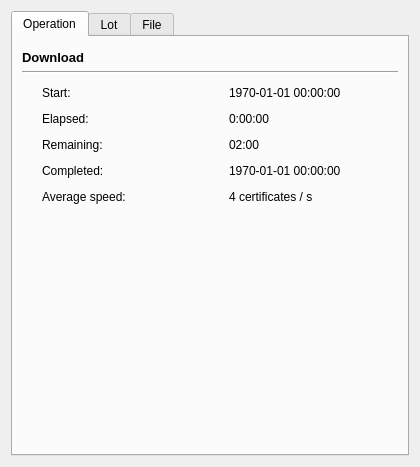
<?xml version="1.0" encoding="UTF-8"?>
<ui version="4.0">
 <class>DownloadDetails</class>
 <widget class="QWidget" name="DownloadDetails">
  <property name="geometry">
   <rect>
    <x>0</x>
    <y>0</y>
    <width>420</width>
    <height>467</height>
   </rect>
  </property>
  <property name="sizePolicy">
   <sizepolicy hsizetype="Fixed" vsizetype="Fixed">
    <horstretch>0</horstretch>
    <verstretch>0</verstretch>
   </sizepolicy>
  </property>
  <property name="windowTitle">
   <string>Details</string>
  </property>
  <layout class="QVBoxLayout" name="verticalLayout_3">
   <item>
    <widget class="QTabWidget" name="tab_widget">
     <property name="currentIndex">
      <number>0</number>
     </property>
     <widget class="QWidget" name="operation_tab">
      <attribute name="title">
       <string>Operation</string>
      </attribute>
      <layout class="QVBoxLayout" name="verticalLayout">
       <item>
        <spacer name="verticalSpacer_3">
         <property name="orientation">
          <enum>Qt::Vertical</enum>
         </property>
         <property name="sizeType">
          <enum>QSizePolicy::Fixed</enum>
         </property>
         <property name="sizeHint" stdset="0">
          <size>
           <width>0</width>
           <height>4</height>
          </size>
         </property>
        </spacer>
       </item>
       <item alignment="Qt::AlignTop">
        <widget class="QLabel" name="download_sec">
         <property name="font">
          <font>
           <pointsize>10</pointsize>
           <weight>75</weight>
           <bold>true</bold>
          </font>
         </property>
         <property name="text">
          <string>Download</string>
         </property>
         <property name="textInteractionFlags">
          <set>Qt::NoTextInteraction</set>
         </property>
        </widget>
       </item>
       <item alignment="Qt::AlignTop">
        <widget class="Line" name="line">
         <property name="orientation">
          <enum>Qt::Horizontal</enum>
         </property>
        </widget>
       </item>
       <item>
        <spacer name="verticalSpacer_2">
         <property name="orientation">
          <enum>Qt::Vertical</enum>
         </property>
         <property name="sizeType">
          <enum>QSizePolicy::Fixed</enum>
         </property>
         <property name="sizeHint" stdset="0">
          <size>
           <width>0</width>
           <height>6</height>
          </size>
         </property>
        </spacer>
       </item>
       <item>
        <layout class="QGridLayout" name="time_grid">
         <property name="leftMargin">
          <number>20</number>
         </property>
         <property name="horizontalSpacing">
          <number>18</number>
         </property>
         <property name="verticalSpacing">
          <number>12</number>
         </property>
         <item row="2" column="0">
          <widget class="QLabel" name="remaining_time_desc">
           <property name="text">
            <string>Remaining:</string>
           </property>
           <property name="textInteractionFlags">
            <set>Qt::LinksAccessibleByMouse|Qt::TextSelectableByMouse</set>
           </property>
          </widget>
         </item>
         <item row="1" column="1">
          <widget class="QLabel" name="elapsed_time">
           <property name="text">
            <string notr="true">0:00:00</string>
           </property>
           <property name="textInteractionFlags">
            <set>Qt::LinksAccessibleByMouse|Qt::TextSelectableByKeyboard|Qt::TextSelectableByMouse</set>
           </property>
          </widget>
         </item>
         <item row="2" column="1">
          <widget class="QLabel" name="remaining_time">
           <property name="text">
            <string>02:00</string>
           </property>
           <property name="textInteractionFlags">
            <set>Qt::LinksAccessibleByMouse|Qt::TextSelectableByKeyboard|Qt::TextSelectableByMouse</set>
           </property>
          </widget>
         </item>
         <item row="3" column="0">
          <widget class="QLabel" name="completion_time_desc">
           <property name="text">
            <string>Completed:</string>
           </property>
           <property name="textInteractionFlags">
            <set>Qt::LinksAccessibleByMouse|Qt::TextSelectableByMouse</set>
           </property>
          </widget>
         </item>
         <item row="0" column="1">
          <widget class="QLabel" name="start_time">
           <property name="text">
            <string notr="true">1970-01-01 00:00:00</string>
           </property>
           <property name="textInteractionFlags">
            <set>Qt::LinksAccessibleByMouse|Qt::TextSelectableByKeyboard|Qt::TextSelectableByMouse</set>
           </property>
          </widget>
         </item>
         <item row="1" column="0">
          <widget class="QLabel" name="elapsed_time_desc">
           <property name="text">
            <string>Elapsed:</string>
           </property>
           <property name="textInteractionFlags">
            <set>Qt::LinksAccessibleByMouse|Qt::TextSelectableByMouse</set>
           </property>
          </widget>
         </item>
         <item row="3" column="1">
          <widget class="QLabel" name="completion_time">
           <property name="text">
            <string>1970-01-01 00:00:00</string>
           </property>
           <property name="textInteractionFlags">
            <set>Qt::LinksAccessibleByMouse|Qt::TextSelectableByKeyboard|Qt::TextSelectableByMouse</set>
           </property>
          </widget>
         </item>
         <item row="0" column="0">
          <widget class="QLabel" name="start_time_desc">
           <property name="text">
            <string>Start:</string>
           </property>
           <property name="textInteractionFlags">
            <set>Qt::LinksAccessibleByMouse|Qt::TextSelectableByMouse</set>
           </property>
          </widget>
         </item>
         <item row="4" column="0">
          <widget class="QLabel" name="speed_desc">
           <property name="text">
            <string>Average speed:</string>
           </property>
           <property name="textInteractionFlags">
            <set>Qt::LinksAccessibleByMouse|Qt::TextSelectableByMouse</set>
           </property>
          </widget>
         </item>
         <item row="4" column="1">
          <widget class="QLabel" name="speed">
           <property name="text">
            <string>4 certificates / s</string>
           </property>
           <property name="textInteractionFlags">
            <set>Qt::LinksAccessibleByMouse|Qt::TextSelectableByKeyboard|Qt::TextSelectableByMouse</set>
           </property>
          </widget>
         </item>
        </layout>
       </item>
       <item>
        <spacer name="verticalSpacer">
         <property name="orientation">
          <enum>Qt::Vertical</enum>
         </property>
         <property name="sizeType">
          <enum>QSizePolicy::Expanding</enum>
         </property>
         <property name="sizeHint" stdset="0">
          <size>
           <width>0</width>
           <height>200</height>
          </size>
         </property>
        </spacer>
       </item>
      </layout>
     </widget>
     <widget class="QWidget" name="batch_tab">
      <attribute name="title">
       <string>Lot</string>
      </attribute>
      <layout class="QVBoxLayout" name="verticalLayout_2">
       <item>
        <spacer name="verticalSpacer_4">
         <property name="orientation">
          <enum>Qt::Vertical</enum>
         </property>
         <property name="sizeType">
          <enum>QSizePolicy::Fixed</enum>
         </property>
         <property name="sizeHint" stdset="0">
          <size>
           <width>0</width>
           <height>4</height>
          </size>
         </property>
        </spacer>
       </item>
       <item alignment="Qt::AlignTop">
        <widget class="QLabel" name="record_sec">
         <property name="font">
          <font>
           <weight>75</weight>
           <bold>true</bold>
          </font>
         </property>
         <property name="text">
          <string>Certificates</string>
         </property>
         <property name="textInteractionFlags">
          <set>Qt::NoTextInteraction</set>
         </property>
        </widget>
       </item>
       <item>
        <widget class="Line" name="line_2">
         <property name="orientation">
          <enum>Qt::Horizontal</enum>
         </property>
        </widget>
       </item>
       <item>
        <spacer name="verticalSpacer_5">
         <property name="orientation">
          <enum>Qt::Vertical</enum>
         </property>
         <property name="sizeType">
          <enum>QSizePolicy::Fixed</enum>
         </property>
         <property name="sizeHint" stdset="0">
          <size>
           <width>0</width>
           <height>6</height>
          </size>
         </property>
        </spacer>
       </item>
       <item>
        <layout class="QGridLayout" name="batch_grid">
         <property name="leftMargin">
          <number>20</number>
         </property>
         <property name="rightMargin">
          <number>0</number>
         </property>
         <property name="horizontalSpacing">
          <number>18</number>
         </property>
         <property name="verticalSpacing">
          <number>12</number>
         </property>
         <item row="4" column="0" colspan="2">
          <spacer name="verticalSpacer_12">
           <property name="orientation">
            <enum>Qt::Vertical</enum>
           </property>
           <property name="sizeType">
            <enum>QSizePolicy::Fixed</enum>
           </property>
           <property name="sizeHint" stdset="0">
            <size>
             <width>0</width>
             <height>10</height>
            </size>
           </property>
          </spacer>
         </item>
         <item row="1" column="0">
          <widget class="QLabel" name="downloaded_desc">
           <property name="text">
            <string>Downloaded:</string>
           </property>
           <property name="textInteractionFlags">
            <set>Qt::LinksAccessibleByMouse|Qt::TextSelectableByMouse</set>
           </property>
          </widget>
         </item>
         <item row="1" column="1">
          <widget class="QLabel" name="downloaded">
           <property name="text">
            <string>0/0</string>
           </property>
           <property name="textInteractionFlags">
            <set>Qt::LinksAccessibleByMouse|Qt::TextSelectableByKeyboard|Qt::TextSelectableByMouse</set>
           </property>
          </widget>
         </item>
         <item row="3" column="0">
          <widget class="QLabel" name="failed_desc">
           <property name="text">
            <string>Failed:</string>
           </property>
           <property name="textInteractionFlags">
            <set>Qt::LinksAccessibleByMouse|Qt::TextSelectableByMouse</set>
           </property>
          </widget>
         </item>
         <item row="3" column="1">
          <widget class="QLabel" name="failed">
           <property name="text">
            <string>0/0</string>
           </property>
           <property name="textInteractionFlags">
            <set>Qt::LinksAccessibleByMouse|Qt::TextSelectableByKeyboard|Qt::TextSelectableByMouse</set>
           </property>
          </widget>
         </item>
         <item row="2" column="1">
          <widget class="QLabel" name="not_found">
           <property name="text">
            <string>0/0</string>
           </property>
           <property name="textInteractionFlags">
            <set>Qt::LinksAccessibleByMouse|Qt::TextSelectableByKeyboard|Qt::TextSelectableByMouse</set>
           </property>
          </widget>
         </item>
         <item row="2" column="0">
          <widget class="QLabel" name="not_found_desc">
           <property name="text">
            <string>Non-existen:</string>
           </property>
           <property name="textInteractionFlags">
            <set>Qt::LinksAccessibleByMouse|Qt::TextSelectableByMouse</set>
           </property>
          </widget>
         </item>
         <item row="5" column="0" colspan="2">
          <widget class="QPlainTextEdit" name="download_log">
           <property name="sizePolicy">
            <sizepolicy hsizetype="Fixed" vsizetype="Expanding">
             <horstretch>0</horstretch>
             <verstretch>0</verstretch>
            </sizepolicy>
           </property>
           <property name="maximumSize">
            <size>
             <width>350</width>
             <height>16777215</height>
            </size>
           </property>
           <property name="styleSheet">
            <string notr="true"/>
           </property>
           <property name="frameShadow">
            <enum>QFrame::Plain</enum>
           </property>
           <property name="undoRedoEnabled">
            <bool>false</bool>
           </property>
           <property name="readOnly">
            <bool>true</bool>
           </property>
           <property name="textInteractionFlags">
            <set>Qt::TextSelectableByKeyboard|Qt::TextSelectableByMouse</set>
           </property>
           <property name="backgroundVisible">
            <bool>false</bool>
           </property>
          </widget>
         </item>
         <item row="0" column="0">
          <widget class="QLabel" name="total_desc">
           <property name="text">
            <string>Processed:</string>
           </property>
          </widget>
         </item>
         <item row="0" column="1">
          <widget class="QLabel" name="fetched">
           <property name="text">
            <string>0/0</string>
           </property>
          </widget>
         </item>
        </layout>
       </item>
       <item>
        <spacer name="verticalSpacer_6">
         <property name="orientation">
          <enum>Qt::Vertical</enum>
         </property>
         <property name="sizeType">
          <enum>QSizePolicy::Expanding</enum>
         </property>
         <property name="sizeHint" stdset="0">
          <size>
           <width>0</width>
           <height>0</height>
          </size>
         </property>
        </spacer>
       </item>
      </layout>
     </widget>
     <widget class="QWidget" name="file_tab">
      <attribute name="title">
       <string>File</string>
      </attribute>
      <layout class="QVBoxLayout" name="verticalLayout_4">
       <item>
        <spacer name="verticalSpacer_7">
         <property name="orientation">
          <enum>Qt::Vertical</enum>
         </property>
         <property name="sizeType">
          <enum>QSizePolicy::Fixed</enum>
         </property>
         <property name="sizeHint" stdset="0">
          <size>
           <width>0</width>
           <height>4</height>
          </size>
         </property>
        </spacer>
       </item>
       <item alignment="Qt::AlignTop">
        <widget class="QLabel" name="label">
         <property name="font">
          <font>
           <weight>75</weight>
           <bold>true</bold>
          </font>
         </property>
         <property name="text">
          <string>Properties</string>
         </property>
         <property name="textInteractionFlags">
          <set>Qt::NoTextInteraction</set>
         </property>
        </widget>
       </item>
       <item>
        <widget class="Line" name="line_3">
         <property name="orientation">
          <enum>Qt::Horizontal</enum>
         </property>
        </widget>
       </item>
       <item>
        <spacer name="verticalSpacer_9">
         <property name="orientation">
          <enum>Qt::Vertical</enum>
         </property>
         <property name="sizeType">
          <enum>QSizePolicy::Fixed</enum>
         </property>
         <property name="sizeHint" stdset="0">
          <size>
           <width>0</width>
           <height>6</height>
          </size>
         </property>
        </spacer>
       </item>
       <item>
        <layout class="QGridLayout" name="file_grid" columnminimumwidth="100,0">
         <property name="leftMargin">
          <number>20</number>
         </property>
         <property name="horizontalSpacing">
          <number>18</number>
         </property>
         <property name="verticalSpacing">
          <number>12</number>
         </property>
         <item row="2" column="0">
          <widget class="QLabel" name="location_desc">
           <property name="text">
            <string>Location:</string>
           </property>
           <property name="textInteractionFlags">
            <set>Qt::LinksAccessibleByMouse|Qt::TextSelectableByMouse</set>
           </property>
          </widget>
         </item>
         <item row="1" column="0">
          <widget class="QLabel" name="filename_desc">
           <property name="text">
            <string>File name:</string>
           </property>
           <property name="textInteractionFlags">
            <set>Qt::LinksAccessibleByMouse|Qt::TextSelectableByMouse</set>
           </property>
          </widget>
         </item>
         <item row="1" column="1">
          <widget class="QLabel" name="filename">
           <property name="text">
            <string>certificate_data_000.json</string>
           </property>
           <property name="wordWrap">
            <bool>true</bool>
           </property>
           <property name="textInteractionFlags">
            <set>Qt::LinksAccessibleByMouse|Qt::TextSelectableByKeyboard|Qt::TextSelectableByMouse</set>
           </property>
          </widget>
         </item>
         <item row="2" column="1">
          <widget class="QLabel" name="location">
           <property name="text">
            <string>/home/DavidMQ/</string>
           </property>
           <property name="wordWrap">
            <bool>true</bool>
           </property>
           <property name="textInteractionFlags">
            <set>Qt::LinksAccessibleByMouse|Qt::TextSelectableByKeyboard|Qt::TextSelectableByMouse</set>
           </property>
          </widget>
         </item>
         <item row="3" column="0">
          <widget class="QLabel" name="size_desc">
           <property name="text">
            <string>Size:</string>
           </property>
           <property name="textInteractionFlags">
            <set>Qt::LinksAccessibleByMouse|Qt::TextSelectableByMouse</set>
           </property>
          </widget>
         </item>
         <item row="3" column="1">
          <widget class="QLabel" name="size">
           <property name="text">
            <string>160 KiB</string>
           </property>
           <property name="textInteractionFlags">
            <set>Qt::LinksAccessibleByMouse|Qt::TextSelectableByKeyboard|Qt::TextSelectableByMouse</set>
           </property>
          </widget>
         </item>
        </layout>
       </item>
       <item>
        <spacer name="verticalSpacer_11">
         <property name="orientation">
          <enum>Qt::Vertical</enum>
         </property>
         <property name="sizeType">
          <enum>QSizePolicy::Fixed</enum>
         </property>
         <property name="sizeHint" stdset="0">
          <size>
           <width>0</width>
           <height>18</height>
          </size>
         </property>
        </spacer>
       </item>
       <item alignment="Qt::AlignTop">
        <widget class="QLabel" name="label_2">
         <property name="font">
          <font>
           <weight>75</weight>
           <bold>true</bold>
          </font>
         </property>
         <property name="text">
          <string>Integrity</string>
         </property>
         <property name="textInteractionFlags">
          <set>Qt::NoTextInteraction</set>
         </property>
        </widget>
       </item>
       <item>
        <widget class="Line" name="line_4">
         <property name="orientation">
          <enum>Qt::Horizontal</enum>
         </property>
        </widget>
       </item>
       <item>
        <spacer name="verticalSpacer_10">
         <property name="orientation">
          <enum>Qt::Vertical</enum>
         </property>
         <property name="sizeType">
          <enum>QSizePolicy::Fixed</enum>
         </property>
         <property name="sizeHint" stdset="0">
          <size>
           <width>0</width>
           <height>6</height>
          </size>
         </property>
        </spacer>
       </item>
       <item>
        <layout class="QGridLayout" name="checksum_grid" rowminimumheight="40,0">
         <property name="sizeConstraint">
          <enum>QLayout::SetFixedSize</enum>
         </property>
         <property name="leftMargin">
          <number>20</number>
         </property>
         <property name="horizontalSpacing">
          <number>18</number>
         </property>
         <property name="verticalSpacing">
          <number>12</number>
         </property>
         <item row="0" column="0">
          <widget class="QLabel" name="sha_desc">
           <property name="sizePolicy">
            <sizepolicy hsizetype="Fixed" vsizetype="Fixed">
             <horstretch>0</horstretch>
             <verstretch>0</verstretch>
            </sizepolicy>
           </property>
           <property name="text">
            <string>SHA-1:</string>
           </property>
           <property name="textInteractionFlags">
            <set>Qt::LinksAccessibleByMouse|Qt::TextSelectableByMouse</set>
           </property>
          </widget>
         </item>
         <item row="0" column="1">
          <widget class="QLabel" name="sha_one">
           <property name="text">
            <string>fd1286353570c5703799ba76999323b7c7447b06</string>
           </property>
           <property name="alignment">
            <set>Qt::AlignLeading|Qt::AlignLeft|Qt::AlignVCenter</set>
           </property>
           <property name="wordWrap">
            <bool>true</bool>
           </property>
           <property name="textInteractionFlags">
            <set>Qt::LinksAccessibleByMouse|Qt::TextSelectableByKeyboard|Qt::TextSelectableByMouse</set>
           </property>
          </widget>
         </item>
         <item row="1" column="0">
          <widget class="QLabel" name="md5_desc">
           <property name="sizePolicy">
            <sizepolicy hsizetype="Fixed" vsizetype="Fixed">
             <horstretch>0</horstretch>
             <verstretch>0</verstretch>
            </sizepolicy>
           </property>
           <property name="text">
            <string>MD5:</string>
           </property>
           <property name="textInteractionFlags">
            <set>Qt::LinksAccessibleByMouse|Qt::TextSelectableByMouse</set>
           </property>
          </widget>
         </item>
         <item row="1" column="1">
          <widget class="QLabel" name="md5">
           <property name="text">
            <string>7fa3b767c460b54a2be4d49030b349c7</string>
           </property>
           <property name="alignment">
            <set>Qt::AlignLeading|Qt::AlignLeft|Qt::AlignVCenter</set>
           </property>
           <property name="wordWrap">
            <bool>true</bool>
           </property>
           <property name="textInteractionFlags">
            <set>Qt::LinksAccessibleByMouse|Qt::TextSelectableByKeyboard|Qt::TextSelectableByMouse</set>
           </property>
          </widget>
         </item>
        </layout>
       </item>
       <item>
        <spacer name="verticalSpacer_8">
         <property name="orientation">
          <enum>Qt::Vertical</enum>
         </property>
         <property name="sizeType">
          <enum>QSizePolicy::Expanding</enum>
         </property>
         <property name="sizeHint" stdset="0">
          <size>
           <width>0</width>
           <height>0</height>
          </size>
         </property>
        </spacer>
       </item>
      </layout>
     </widget>
    </widget>
   </item>
  </layout>
 </widget>
 <resources/>
 <connections/>
</ui>
